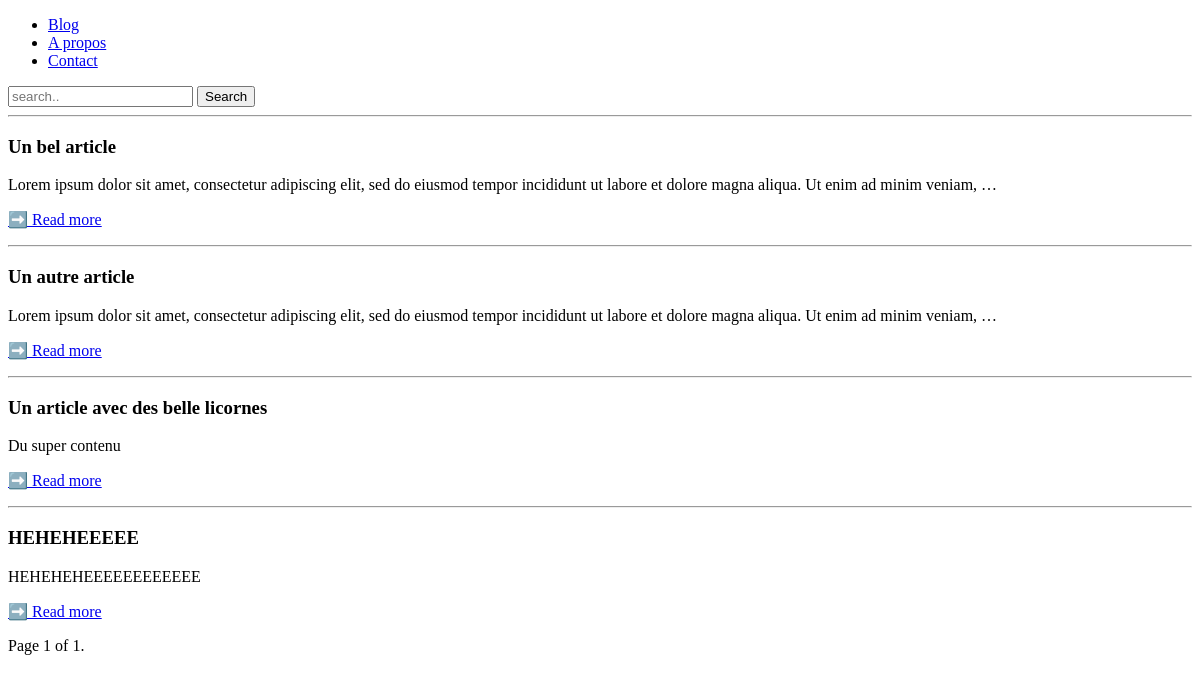
Before: / with the older database file.
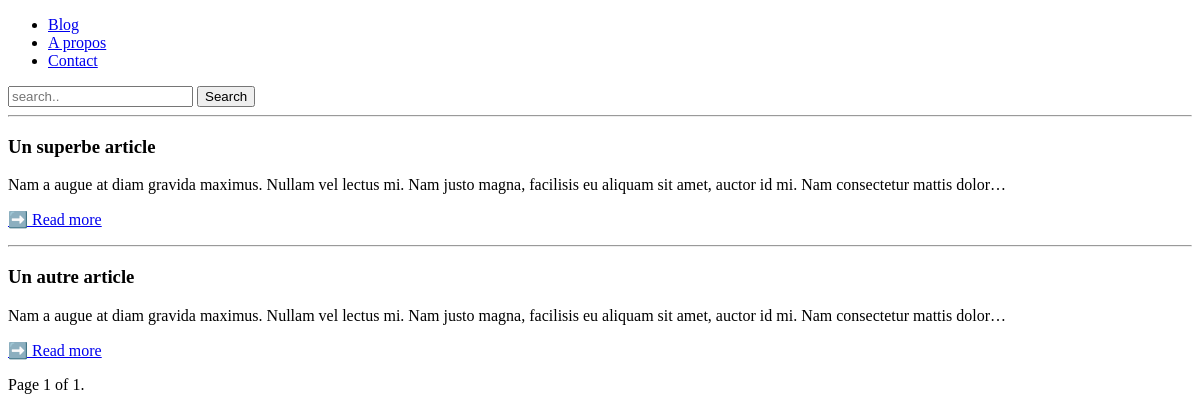
After: the same page with the newer database file.
### blog/models.py (models this page shows, shortened)
class Article(models.Model):
    title = models.CharField(max_length=150)
    slug = models.SlugField()
    author = models.ForeignKey(User, on_delete=models.CASCADE)
    release_date = models.DateTimeField(auto_now_add=True)
    content = models.TextField(verbose_name='Content')
    image = models.ImageField(upload_to='image', verbose_name='Image')
    class Meta:
        verbose_name = 'Article'
        verbose_name_plural = 'Articles'

### blog/views.py (the view)
# urls.py: path('', views.index, name='index'),
def index(request):
    articles_list = Article.objects.all()
    paginator = Paginator(articles_list, 9)
    page = request.GET.get('page')
    articles = paginator.get_page(page)
    return render(request, 'partials/index.html', {'articles': articles})

### blog/templates/partials/index.html (shortened to what this page needs)
{% extends "layouts/_base.html" %}
{% block content %}
	{% for article in articles %}
		<hr />
		<h3 class="text-center">{{ article.title }}</h3>
		<p>{{ article.content|truncatechars:150 }}</p>
		<p>
			<a href="{% url 'blog:article' article.slug %}" class="btn btn-default">➡️ Read more</a>
		</p>
	{% endfor %}
	<div class="pagination">
		<span class="step-links">
			<span class="current">
				Page {{ articles.number }} of {{ articles.paginator.num_pages }}.
			</span>
		</span>
	</div>
{% endblock %}

### blog/templates/layouts/_base.html (shortened to what this page needs)
<!DOCTYPE html>
<html>
    <head>
    </head>
    <body>
    	{% block header %}
    		{% include 'components/header.html' %}
    	{% endblock %}
        {% block content %}{% endblock %}
    </body>
</html

### blog/templates/components/header.html
<header>
	<nav id="nav-main" class="nav-main" role="navigation">
    <ul class="list-inline">
      <li class="nav-item">
       <a class="nav-link" href="/">Blog</a>
     </li>
     <li class="nav-item">
       <a class="nav-link" href="/about">A propos</a>
     </li>
     <li class="nav-item">
       <a class="nav-link" href="/contact">Contact</a>
     </li>
   </ul>
 </nav>
 <form method="GET" action="{% url 'blog:search' %}">
  <input name="q" value="{{request.GET.q}}" placeholder="search..">
  <button class="btn btn-success" type="submit">
    Search
  </button>
 </form>
</header>

Changed rows visible on the page:
removed Article: title "Un article avec des belle licornes", content "Du super contenu"
removed Article: title "HEHEHEEEEE", content "HEHEHEHEEEEEEEEEEEE"
changed Article: title "Un bel article" → "Un superbe article"; content "Lorem ipsum dolor sit amet, consectetur adipiscing elit, sed do eiusmod tempor incididunt ut labore et dolore magna aliqua. Ut enim ad minim veniam, …" → "Nam a augue at diam gravida maximus. Nullam vel lectus mi. Nam justo magna, facilisis eu aliquam sit amet, auctor id mi. Nam consectetur mattis dolor…"
changed Article "Un autre article": content "Lorem ipsum dolor sit amet, consectetur adipiscing elit, sed do eiusmod tempor incididunt ut labore et dolore magna aliqua. Ut enim ad minim veniam, …" → "Nam a augue at diam gravida maximus. Nullam vel lectus mi. Nam justo magna, facilisis eu aliquam sit amet, auctor id mi. Nam consectetur mattis dolor…"
